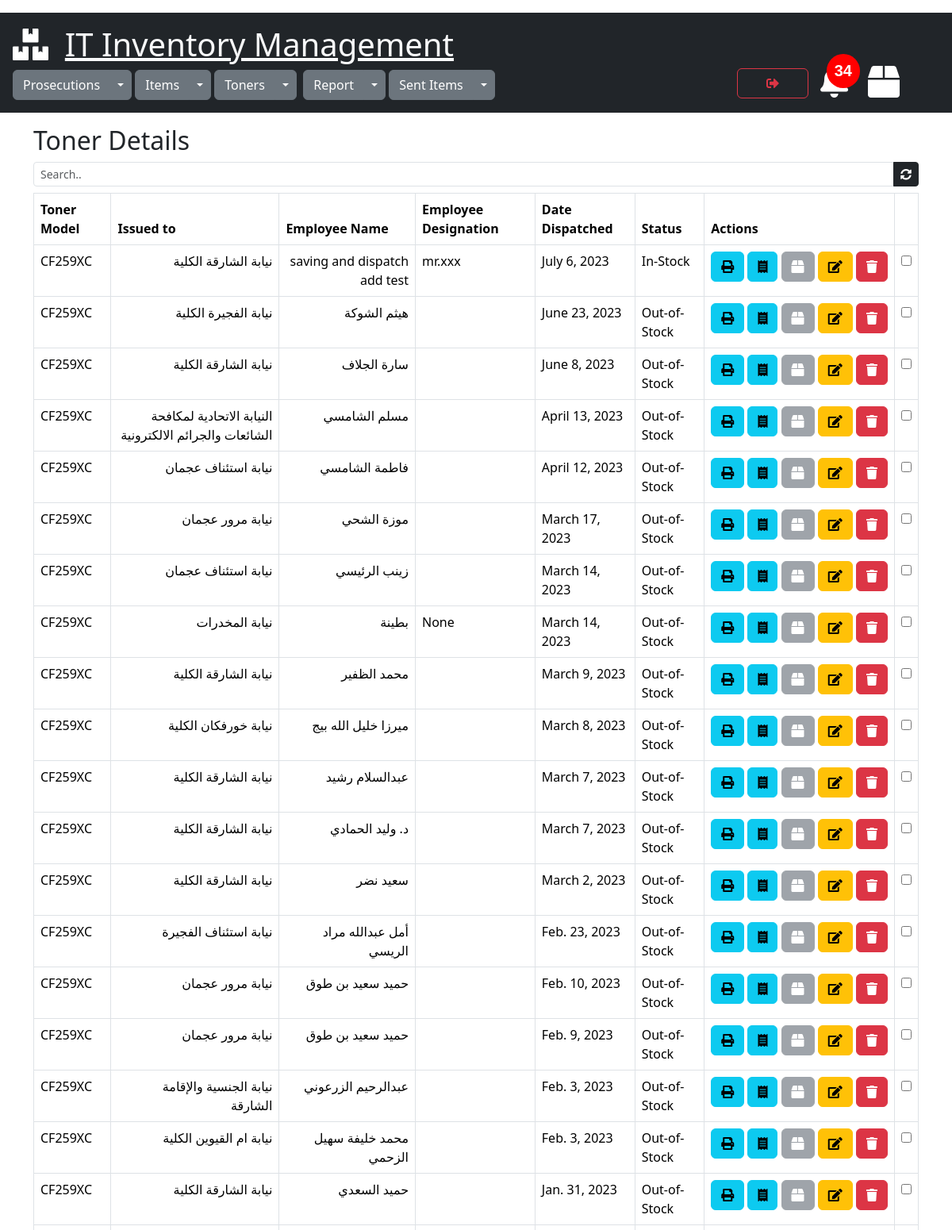
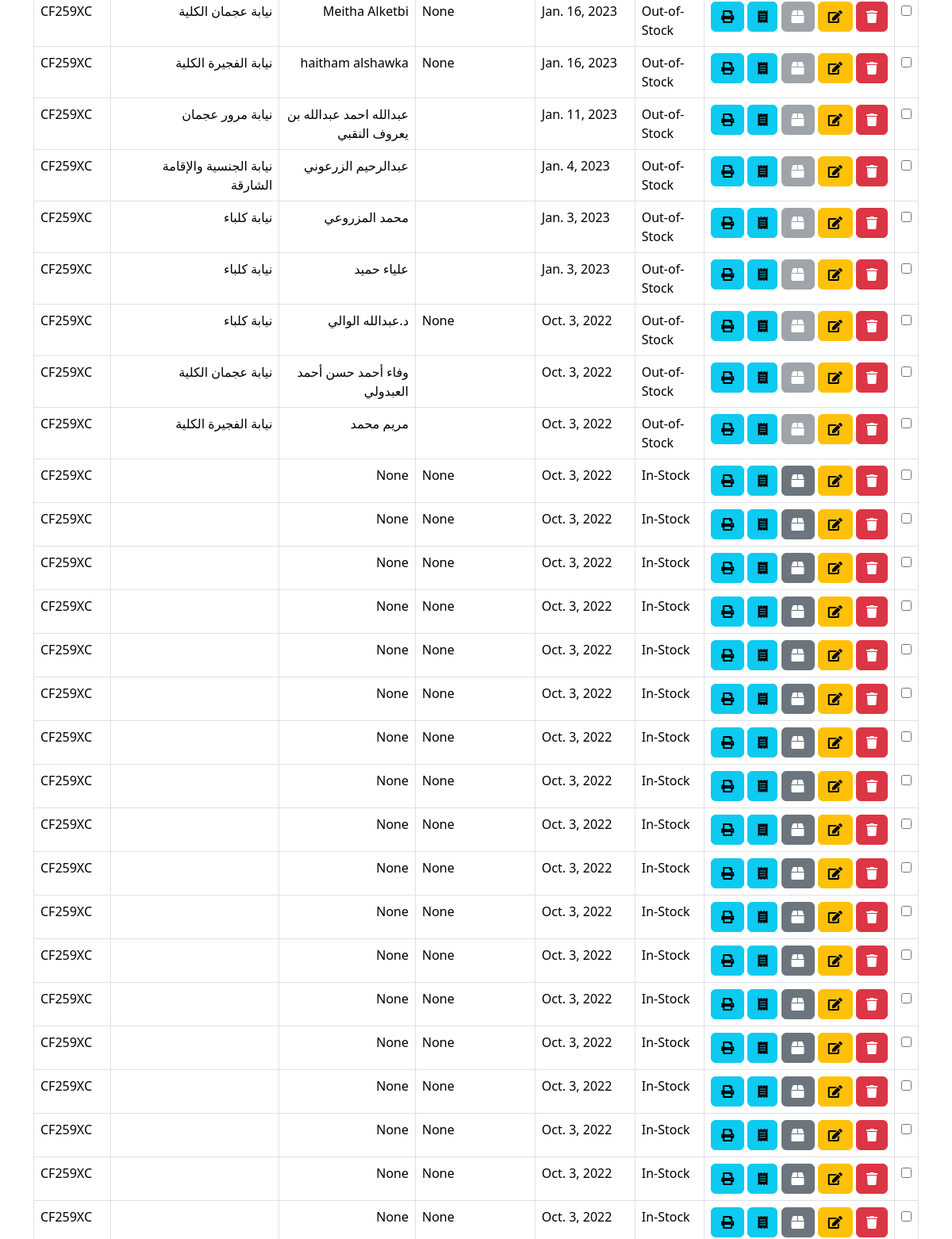
The page /toners/view_tonerdetails/46 (signed in, upper part) on the database as committed earlier (2 pictures, top to bottom).
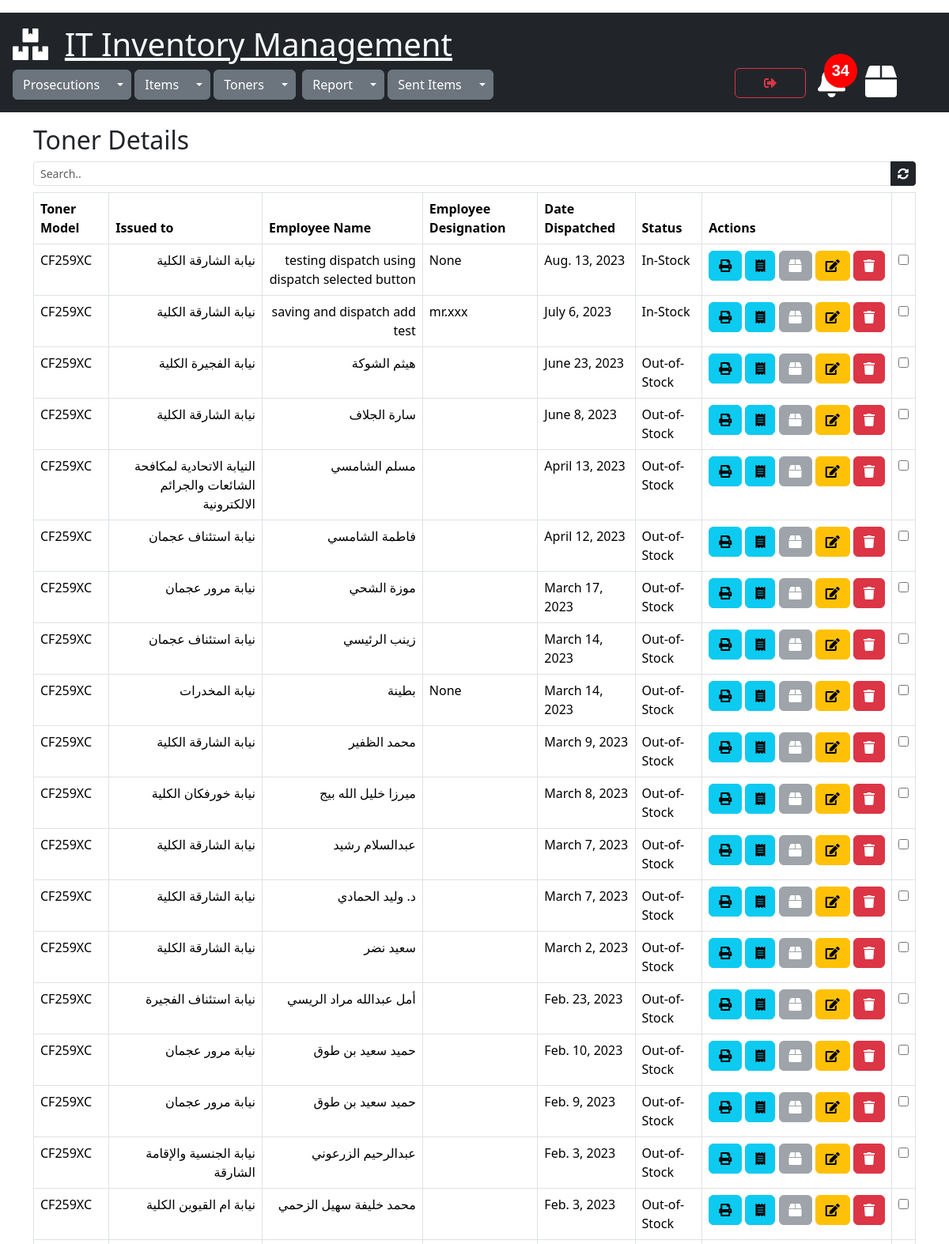
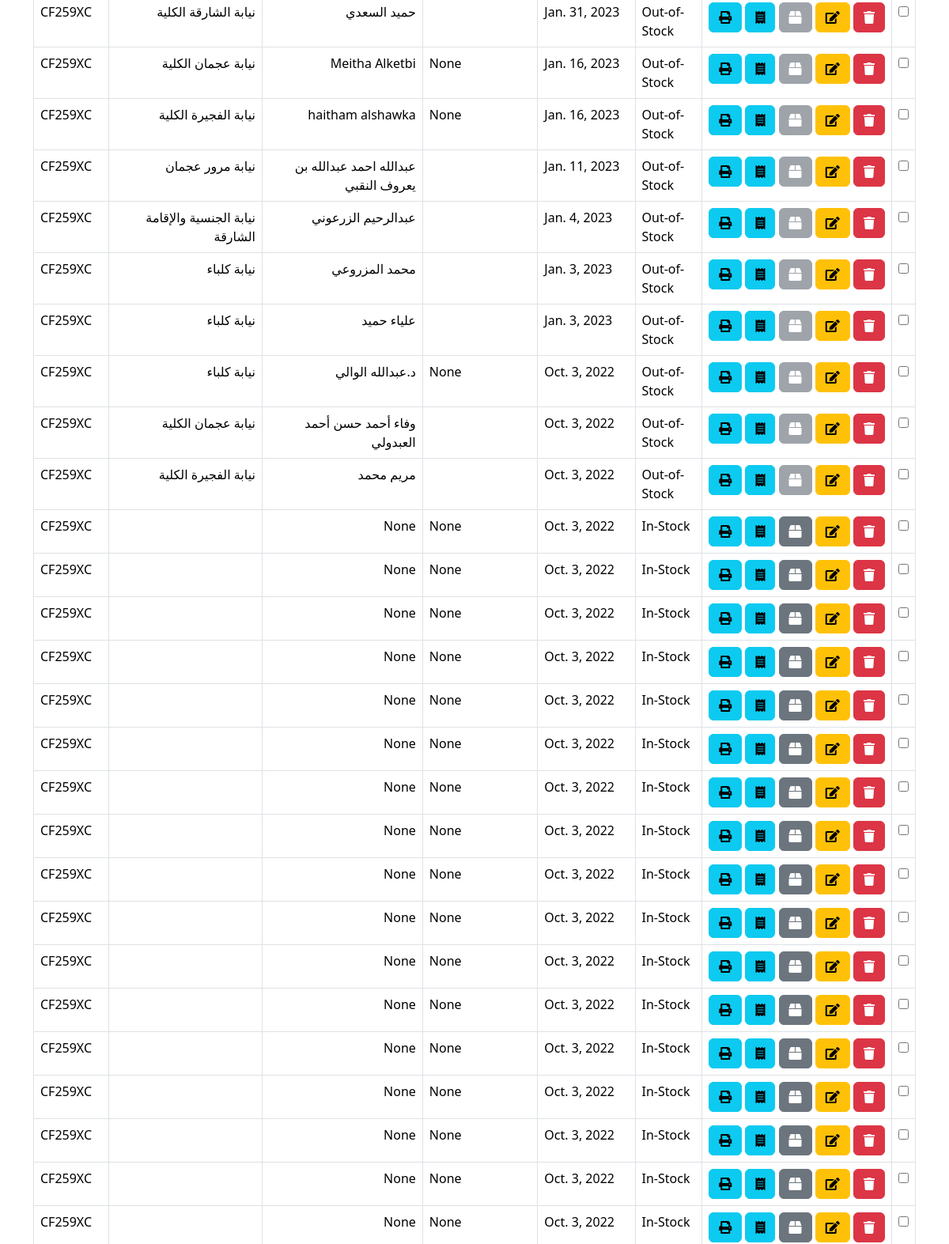
The same page on the database as committed later (2 pictures, top to bottom).
### toners/models.py (models this page shows)
class TonerDetails(models.Model):
    STATUS = [
        ('In-Stock', 'In-Stock'),
        ('Out-of-Stock', 'Out-of-Stock'),
    ]
    toner_model = models.ForeignKey(Toners,on_delete=models.CASCADE)
    status = models.CharField(max_length=30,default='In-Stock',choices=STATUS)
    issued_to = models.ForeignKey(Prosecutions, on_delete=models.CASCADE,default="31")
    employee_name = models.CharField(max_length=300,null=True)
    employee_designation = models.CharField(max_length=300,null=True)
    created=models.DateTimeField(default=timezone.now)
    date_dispatched=models.DateTimeField(default=timezone.now)
    cart_item = GenericRelation(CartItem, related_query_name='tonerdetails',on_delete=models.CASCADE)
    class Meta:
        ordering = ['-date_dispatched']

class Toners(models.Model):
    toner_model = models.CharField(max_length=100,null=True)
    toner_printer = models.ForeignKey(Items,on_delete=models.CASCADE)
    total_qty = models.PositiveIntegerField(default=0,null=True)
    remaining_qty = models.PositiveIntegerField(default=0,null=True)
    created=models.DateTimeField(default=timezone.now)
    objects = models.Manager()

### prosecutions/models.py (models this page shows)
class Prosecutions(models.Model):
    name = models.CharField(max_length=255)
    location = models.CharField(max_length=300,default="none")
    created = models.DateTimeField(default=timezone.now)

### toners/views.py (the view)
# urls.py: path('view_tonerdetails/<int:id>', views.view_tonerdetails, name='view_tonerdetails'),
@cache_control(no_cache=True, must_revalidate=True,no_store=True)
@login_required(login_url="login")
def view_tonerdetails(request, id):
    tonerdetails = TonerDetails.objects.filter(toner_model=id)
    cartitem = CartItem.objects.all()
    data_calc_cart_total = calc_cart_total(request)
    cart_total = data_calc_cart_total['cart_total']
    data_calc_toner_stock_alert = calc_toner_stock_alert(request)
    toner_stock_alert = data_calc_toner_stock_alert['toner_stock_alert_count']
    toner_under_fifteen = data_calc_toner_stock_alert['tonerstock']
    joined_ids = [(o.object_id, o.content_type_id) for o in cartitem]
    tonerdetails_content_type = ContentType.objects.get(app_label='toners', model='tonerdetails')
    content_type_id=tonerdetails_content_type.id
    joined_ids=json.dumps(joined_ids)
    context = {"tonerdetails": tonerdetails,"joined_ids":joined_ids,"total": cart_total,"content_type_id":content_type_id,"item_id":id,
               "toner_stock_alert":toner_stock_alert,"toner_under_fifteen":toner_under_fifteen}
    return render(request, 'view_tonerdetails.html',context )

### sent_items/utils.py (called while the page is built)
def get_total_cart_items(cart):
    cartitem = cart.cartitem_set.filter(selected=False, dispatched=False)
    total = cartitem.count()
    return total

def calc_cart_total(request):
    customer, created = Customer.objects.get_or_create(user=request.user)
    cart, created = Cart.objects.get_or_create(customer=customer, complete=False)
    items_in_cart = cart.cartitem_set.filter(selected=False, dispatched=False)
    cart_total = get_total_cart_items(cart)
    return {'cart_total':cart_total,'user_cart':cart,'items_in_cart':items_in_cart}

### toners/utils.py (called while the page is built)
def calc_toner_stock_alert(request):
    tonerstock=Toners.objects.filter(remaining_qty__lte=15)
    toner_stock_alert_count=tonerstock.count()
    return {"toner_stock_alert_count":toner_stock_alert_count,"tonerstock":tonerstock }

### toners/templates/view_tonerdetails.html (shortened to what this page needs)
{% extends 'mainpage.html' %}
{% load static %}
{% block content %}
<div class="container" xmlns="">
  <h2>Toner Details</h2>
  <div class="input-group input-group-sm mb-2">
        <input class="form-control" id="search" type="text" placeholder="Search.." >
        <a href="{% url 'view_tonerdetails' item_id %}" id="item_id" data-value="{{item_id}}" class="btn btn-dark btn-sm"><i class="fas fa-sync-alt"></i></a>
  </div>
    <div class="table-responsive">
        <table class="table table-bordered" id="myTable">
            <thead>
            <tr>
                <th>Toner Model</th>
                <th>Issued to</th>
                <th>Employee Name</th>
                <th>Employee Designation</th>
                <th>Date Dispatched</th>
                <th>Status</th>
                <th>Actions</th>
                <th></th>
            </tr>
            </thead>
            <tbody>
            {% for detail in tonerdetails%}
            <tr id="{{detail.id}}" data-id="{{ detail.id }}">
                <td>{{detail.toner_model.toner_model}} {{detail.toner_model.toner_model.content_type}}</td>
                <td class="right-to-left-text">{{detail.issued_to.name}}</td>
                <td class="right-to-left-text">{{detail.employee_name}}</td>
                <td>{{detail.employee_designation}}</td>
                <td>{{detail.date_dispatched.date}}</td>
                <td>{{detail.status}}</td>
                <td>
                    <div class="button-container">
                        <a href="{% url 'print_toner_issue_vouchers' detail.id %}" target="_blank"
                           rel="noopener noreferrer" class="btn btn-info" data-bs-toggle="tooltip"
                           data-bs-placement="bottom" title="Print Issue Voucher"><i class="fas fa-print"></i></a>
                        <a href="{% url 'print_toner_sent_invoice' detail.id %}" target="_blank"
                           rel="noopener noreferrer" class="btn btn-info" data-bs-toggle="tooltip"
                           data-bs-placement="bottom" title="Print Invoice"><i class="fas fa-receipt"></i></a></a>
                        <button onclick="getCartData('{{detail.id}}','add')" data-detail="{{detail.id}}"
                                data-action="add" class="btn btn-secondary addtodispatch" enabled
                                data-bs-toggle="tooltip" data-bs-placement="bottom" title="Add To Dispatch"><i
                                class="fas fa-box"></i></button>
                        <a href="{% url 'edit_tonerdetails_form' detail.id %}" class="btn btn-warning"
                           data-bs-toggle="tooltip" data-bs-placement="bottom" title="Edit"><i class="fas fa-edit"></i></a>
                        <a data-bs-toggle="modal" data-bs-target="#delete-modal{{ detail.pk }}" class="btn btn-danger"
                           data-bs-toggle="tooltip" data-bs-placement="bottom" title="Delete"><i
                                class="fas fa-trash"></i></a></a>
                    </div>
                </td>
                <td><input type="checkbox" name="detail_id[]" value="{{detail.id}}" id="bulk_delete_detail"></td>
            </tr>
            {% endfor %}
            </tbody>
        </table>
    </div>
</div>
{% endblock %}

Rows that differ between the two databases and show on the page:
changed TonerDetails: issued_to.name (not shown) → "نيابة الشارقة الكلية"; employee_name "None" → "testing dispatch using dispatch selected button"; date_dispatched "Oct. 3, 2022" → "Aug. 13, 2023"; moves up the list
